Frame 1 (no input): blank canvas, image omitted
Frame 60 (the mouse pressed at the canvas centre just before this capture): blank canvas, image omitted
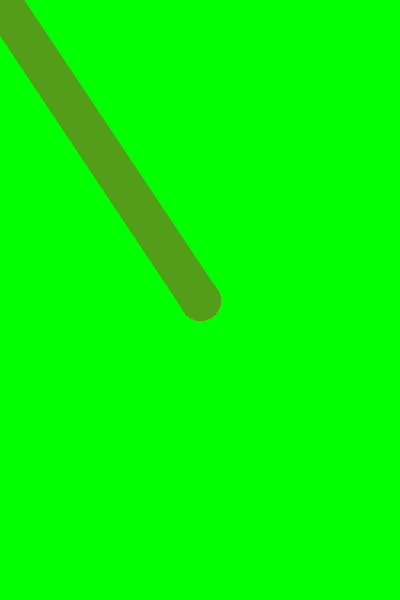
Frame 120 (the mouse held since frame 60 and released just before this capture)

The Processing sketch whose frames 1 and 60 were blank and that drew this single picture after the mouse press (run headless with seeded random() and noise(); from frame 60 on, the mouse is pressed at the canvas centre):

// Processing sketch: sketch_171127a
// ── sketch_171127a.pde
void setup()/*setting*/{
size(400,600); //windows size
background(0, 255, 0);
//line(100,200, 300,400);//r:0-255
}
void draw(){
  strokeWeight(40);//size
  stroke(#549D19);//color
if(mousePressed)
  line(mouseX,mouseY, pmouseX,pmouseY);

}
